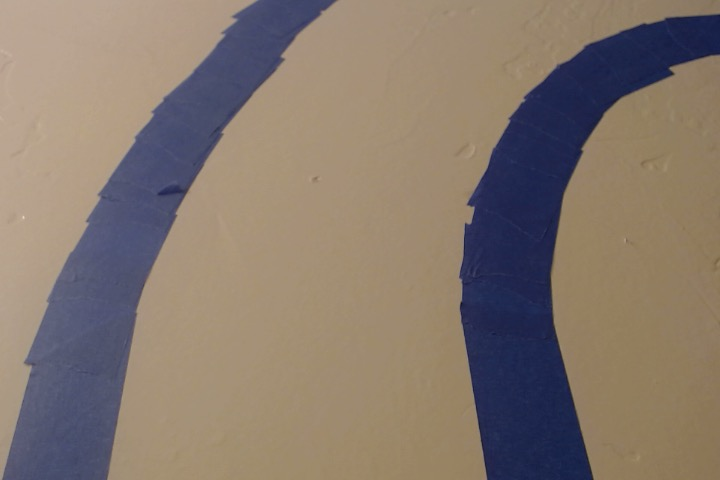
#> input picture lanedetect/testCurveLane2.jpg, 720 x 480 px; its folder holds only this picture in this run
$ python -i detect.py   (imports and definitions only)   (older library calls are emulated)
#> lines starting #> are read from the running program, lines starting #| are printed output that depends on the picture; after the words box and inside, x2 and y2 are one past the last pixel; in counts of white or black regions, pixels touching at a corner belong together; long printed decimals are rounded
import numpy as np
import pandas as pd
import math
import os
import matplotlib.pyplot as plt
import cv2

# %matplotlib inline


def filter(img, s_thresh=(100, 255), sx_thresh=(15, 255)):
    '''
    An HSV filter that filters out the color blue from the input image and
    returns a black and white image.

    :param img: A source image that will be filtered

    :return np.ndarray: An image containing the filtered color only
    '''
    # [22 lines of commented-out code are left out]
    hsv = cv2.cvtColor(img, cv2.COLOR_RGB2HSV)

    # define range of blue color in HSV
    lower_blue = np.array([100,0,0])
    upper_blue = np.array([130,255,255])

    # Threshold the HSV image to get only blue colors
    mask = cv2.inRange(hsv, lower_blue, upper_blue)

    # Bitwise-AND mask and original image
    res = cv2.bitwise_and(img, img, mask = mask)
    _, res = cv2.threshold(res, 0, 255, cv2.THRESH_BINARY)
    return res[:,:,0]


def perspective_warp(img, dst_size=(720, 480),
                     src=np.float32([(0,0.4),(1,0.4),(0.1,1),(.9,1)]),
                     dst=np.float32([(0, 0), (1, 0), (0, 1), (1, 1)])):

    # src: (x,y) -> TopLeft, TopRight, BottomLeft, BottomRight
    img_size = np.float32([(img.shape[1], img.shape[0])])
    src = src * img_size
    dst = dst * np.float32(dst_size)
    # Given src and dst points, calculate the perspective transform matrix
    M = cv2.getPerspectiveTransform(src, dst)
    # Warp the image usingx warpPerspective()
    warped = cv2.warpPerspective(img, M, dst_size)
    return warped


def inv_perspective_warp(img,
                         dst_size=(720, 480),
                         src=np.float32([(0, 0), (1, 0), (0, 1), (1, 1)]),
                         dst=np.float32([(0,0.4),(1,0.4),(0.1,1),(.9,1)])):
    img_size = np.float32([(img.shape[1], img.shape[0])])
    src = src * img_size
    dst = dst * np.float32(dst_size)
    # Given src and dst points, calculate the perspective transform matrix
    M = cv2.getPerspectiveTransform(src, dst)
    # Warp the image using warpPerspective()
    warped = cv2.warpPerspective(img, M, dst_size)
    return warped


def get_hist(img):
    '''
    A method that returns a sum of pixels along the x axis of an image

    :param img: An image that will be used to find pixels

    :return list: A list containing the values along the x axis
    '''
    hist = np.sum(img[img.shape[0]//2:, :], axis=0)
    return hist


left_a, left_b, left_c = [], [], []
right_a, right_b, right_c = [], [], []


def sliding_window(img, nwindows=9, margin=150, minpix=1, draw_windows=True):
    global left_a, left_b, left_c, right_a, right_b, right_c
    left_fit_ = np.empty(3)
    right_fit_ = np.empty(3)
    out_img = np.dstack((img, img, img))*255

    histogram = get_hist(img)
    # find peaks of left and right halves
    midpoint = int(histogram.shape[0]/2)
    leftx_base = np.argmax(histogram[:midpoint])
    rightx_base = np.argmax(histogram[midpoint:]) + midpoint
    # Set height of windows
    window_height = np.int(img.shape[0]/nwindows)
    # Identify the x and y positions of all nonzero pixels in the image
    nonzero = img.nonzero()
    nonzeroy = np.array(nonzero[0])
    nonzerox = np.array(nonzero[1])
    # Current positions to be updated for each window
    leftx_current = leftx_base
    rightx_current = rightx_base
    # Create empty lists to receive left and right lane pixel indices
    left_lane_inds = []
    right_lane_inds = []

    # Step through the windows one by one
    for window in range(nwindows):
        # Identify window boundaries in x and y (and right and left)
        win_y_low = img.shape[0] - (window+1)*window_height
        win_y_high = img.shape[0] - window*window_height
        win_xleft_low = leftx_current - margin
        win_xleft_high = leftx_current + margin
        win_xright_low = rightx_current - margin
        win_xright_high = rightx_current + margin
        # Draw the windows on the visualization image
        if draw_windows == True:
            cv2.rectangle(out_img, (win_xleft_low, win_y_low), (win_xleft_high, win_y_high),
            (100, 255, 255), 3)
            cv2.rectangle(out_img, (win_xright_low, win_y_low), (win_xright_high, win_y_high),
            (100, 255, 255), 3)
        # Identify the nonzero pixels in x and y within the window
        good_left_inds = ((nonzeroy >= win_y_low) & (nonzeroy < win_y_high) &
        (nonzerox >= win_xleft_low) & (nonzerox < win_xleft_high)).nonzero()[0]
        good_right_inds = ((nonzeroy >= win_y_low) & (nonzeroy < win_y_high) &
        (nonzerox >= win_xright_low) & (nonzerox < win_xright_high)).nonzero()[0]
        # Append these indices to the lists
        left_lane_inds.append(good_left_inds)
        right_lane_inds.append(good_right_inds)
        # If you found > minpix pixels, recenter next window on their mean position
        if len(good_left_inds) > minpix:
            leftx_current = np.int(np.mean(nonzerox[good_left_inds]))
        if len(good_right_inds) > minpix:
            rightx_current = np.int(np.mean(nonzerox[good_right_inds]))
# [11 lines of commented-out code are left out]
    left_lane_inds = np.concatenate(left_lane_inds)
    right_lane_inds = np.concatenate(right_lane_inds)

    # Extract left and right line pixel positions
    leftx = nonzerox[left_lane_inds]
    lefty = nonzeroy[left_lane_inds]
    rightx = nonzerox[right_lane_inds]
    righty = nonzeroy[right_lane_inds]

    # Fit a second order polynomial to each
    left_fit = np.polyfit(lefty, leftx, 2)
    right_fit = np.polyfit(righty, rightx, 2)


    left_a.append(left_fit[0])
    left_b.append(left_fit[1])
    left_c.append(left_fit[2])

    right_a.append(right_fit[0])
    right_b.append(right_fit[1])
    right_c.append(right_fit[2])

    left_fit_[0] = np.mean(left_a[-10:])
    left_fit_[1] = np.mean(left_b[-10:])
    left_fit_[2] = np.mean(left_c[-10:])
    right_fit_[0] = np.mean(right_a[-10:])
    right_fit_[1] = np.mean(right_b[-10:])
    right_fit_[2] = np.mean(right_c[-10:])
    # Generate x and y values for plotting
    ploty = np.linspace(0, img.shape[0]-1, img.shape[0] )
    left_fitx = left_fit_[0]*ploty**2 + left_fit_[1]*ploty + left_fit_[2]
    right_fitx = right_fit_[0]*ploty**2 + right_fit_[1]*ploty + right_fit_[2]


    out_img[nonzeroy[left_lane_inds], nonzerox[left_lane_inds]] = [255, 0, 100]
    out_img[nonzeroy[right_lane_inds], nonzerox[right_lane_inds]] = [0, 100, 255]

    return out_img, (left_fitx, right_fitx), (left_fit_, right_fit_), ploty


def get_curve(img, leftx, rightx):
    # array from 0-479
    ploty = np.linspace(0, img.shape[0]-1, img.shape[0])

    # [6 lines of commented-out code are left out]
    y_eval = np.max(ploty)
    # ym_per_pix = 30.5/720  # meters per pixel in y dimension
    # xm_per_pix = 3.7/720  # meters per pixel in x dimension
    ym_per_pix = 19/250  # meters per pixel in y dimension
    xm_per_pix = 28.7/720  # meters per pixel in x dimension


    # Fit new polynomials to x,y in world space
    left_fit_cr = np.polyfit(ploty*ym_per_pix, leftx*xm_per_pix, 2)
    right_fit_cr = np.polyfit(ploty*ym_per_pix, rightx*xm_per_pix, 2)
    print(left_fit_cr)


    left_fitx = left_fit_cr[0]*ploty**2 + left_fit_cr[1]*ploty + left_fit_cr[2]

    # [4 lines of commented-out code are left out]

    print(leftx[0])
    x1, y1 = 0, 0
    x2, y2 = 480, leftx[0] - leftx[-1]

    olen = x2 - x1
    alen = y2 - y1
    hlen = math.sqrt((olen**2)+(alen**2))
    theta = math.asin(olen/hlen)
    print(olen, alen, hlen)
    print("THETA: " + str(math.degrees(theta)))

    # [38 lines of commented-out code are left out]
    left_curverad = ((1 + (2*left_fit_cr[0]*y_eval*ym_per_pix + left_fit_cr[1])**2)**1.5) / np.absolute(2*left_fit_cr[0])
    right_curverad = ((1 + (2*right_fit_cr[0]*y_eval*ym_per_pix + right_fit_cr[1])**2)**1.5) / np.absolute(2*right_fit_cr[0])

    car_pos = img.shape[1]/2
    l_fit_x_int = left_fit_cr[0]*img.shape[0]**2 + left_fit_cr[1]*img.shape[0] + left_fit_cr[2]
    r_fit_x_int = right_fit_cr[0]*img.shape[0]**2 + right_fit_cr[1]*img.shape[0] + right_fit_cr[2]


    lane_center_position = (r_fit_x_int + l_fit_x_int) / 2
    center = (car_pos - lane_center_position) * xm_per_pix / 10
    # print(l_fit_x_int, r_fit_x_int, car_pos - lane_center_position * xm_per_pix)
    # Now our radius of curvature is in meters
    return (left_curverad, right_curverad, center), theta


def draw_lanes(img, left_fit, right_fit):
    ploty = np.linspace(0, img.shape[0]-1, img.shape[0])
    color_img = np.zeros_like(img)
    left = np.array([np.transpose(np.vstack([left_fit, ploty]))])
    right = np.array([np.flipud(np.transpose(np.vstack([right_fit, ploty])))])
    points = np.hstack((left, right))

    cv2.fillPoly(color_img, np.int_(points), (0, 200, 255))
    inv_perspective = inv_perspective_warp(color_img)
    inv_perspective = cv2.addWeighted(img, 1, inv_perspective, 0.7, 0)
    return inv_perspective


def vid_pipeline(img):
    global running_avg
    global index
    img_ = filter(img)
    img_ = perspective_warp(img_)
    out_img, curves, lanes, ploty = sliding_window(img_, draw_windows=False)
    curverad, theta = get_curve(img, curves[0], curves[1])
    lane_curve = np.mean([curverad[0], curverad[1]])
    img = draw_lanes(img, curves[0], curves[1])

    font = cv2.FONT_HERSHEY_SIMPLEX
    fontColor = (0, 0, 0)
    fontSize = 0.5
    # cv2.putText(img, 'Lane Curvature: {:.0f} cm'.format(lane_curve), (250, 350), font, fontSize, fontColor, 2)
    cv2.putText(img, 'Vehicle offset: {:.4f} cm'.format(curverad[2]), (250, 400), font, fontSize, fontColor, 2)
    cv2.putText(img, 'Theta: {:.4f} degrees'.format(90-math.degrees(theta)), (250, 450), font, fontSize, fontColor, 2)
    return img


def img_pipeline(img):
    pass


# [67 lines of commented-out code are left out]

>>> import cv2
>>> picture = cv2.cvtColor(cv2.imread('testCurveLane2.jpg'), cv2.COLOR_BGR2RGB)
>>> result = vid_pipeline(picture)
#> in filter, `mask = cv2.inRange(hsv, lower_blue, upper_blue)`:
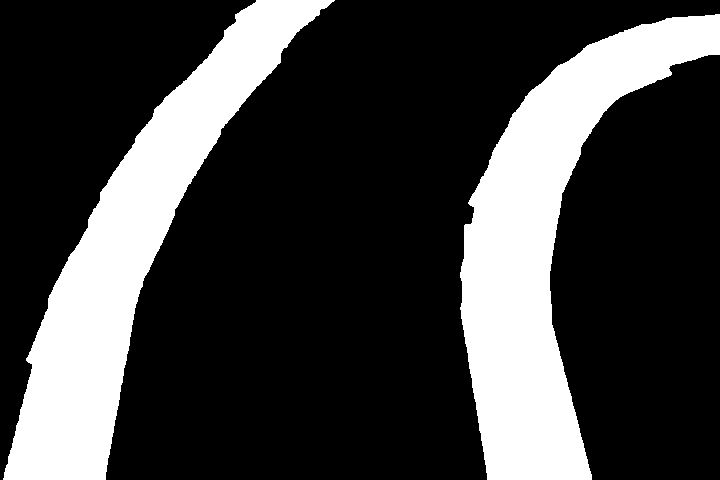
#> mask: shape (480, 720); 24.9% white; 2 white regions, box (x1, y1, x2, y2) and area: (460, 14, 720, 480) 44294, (3, 0, 335, 480) 41730
#> in filter, `res = cv2.bitwise_and(img, img, mask = mask)`:
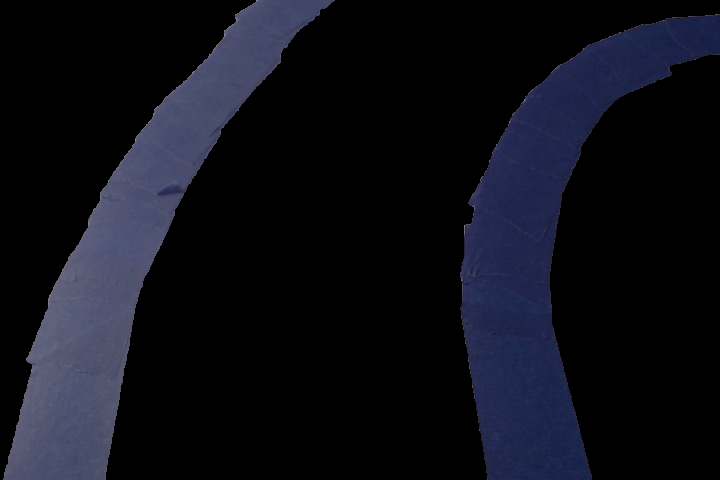
#> res: shape (480, 720, 3); mean R, G, B 13.7, 15, 23.3
#> in perspective_warp, `src = src * img_size`: src = [[0, 192], [720, 192], [72, 480], [648, 480]]
#> in perspective_warp, `dst = dst * np.float32(dst_size)`: dst = [[0, 0], [720, 0], [0, 480], [720, 480]]
#> in perspective_warp, `M = cv2.getPerspectiveTransform(src, dst)`: M = [[0.882, -0.221, 42.35], [7.89e-17, 1.18, -225.9], [0, -0.000613, 1]]
#> in sliding_window, `out_img = np.dstack((img, img, img))*255`:
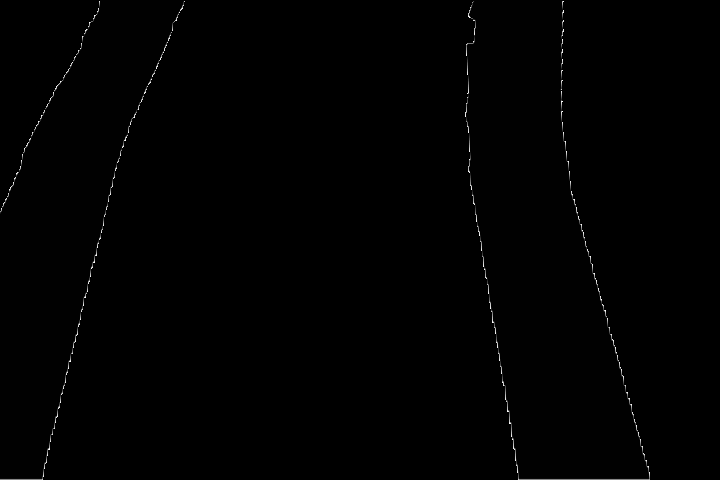
#> out_img: shape (480, 720, 3); min 0, max 255, mean 1.2
#> in get_hist, `hist = np.sum(img[img.shape[0]//2:, :], axis=0)`: hist = 720 values, max 61057 at index 0, min 0 at index 99, mean 15921.4
#> in sliding_window, `histogram = get_hist(img)`: histogram has the same summary as hist in get_hist
#> in sliding_window, `leftx_base = np.argmax(histogram[:midpoint])`: leftx_base = 0
#> in sliding_window, `rightx_base = np.argmax(histogram[midpoint:]) + midpoint`: rightx_base = 519
#> in sliding_window, `nonzero = img.nonzero()`: nonzero = 91356 positions, rows 0 to 479, columns 0 to 649
#> in sliding_window, `leftx_current = leftx_base`: leftx_current = 0
#> in sliding_window, `rightx_current = rightx_base`: rightx_current = 519
#> the loop in sliding_window, `for window in range(nwindows):` made 9 passes
#> (win_xleft_low, win_xleft_high, win_xright_low, win_xright_high, leftx_current, rightx_current) on passes 1 to 8: (-150, 150, 369, 669, 23, 578), (-127, 173, 428, 728, 30, 567), (-120, 180, 417, 717, 36, 555), (-114, 186, 405, 705, 42, 543), (-108, 192, 393, 693, 49, 532), (-101, 199, 382, 682, 60, 521), (-90, 210, 371, 671, 78, 515), (-72, 228, 365, 665, 104, 514)
#> after the loop in sliding_window, `for window in range(nwindows):`: left_lane_inds = 9 items
#> in sliding_window, `left_fit = np.polyfit(lefty, leftx, 2)`: left_fit = [0.000638, -0.541, 143.1]
#> in sliding_window, `right_fit = np.polyfit(righty, rightx, 2)`: right_fit = [0.000332, 0.000528, 512.7]
#> in sliding_window, `out_img[nonzeroy[right_lane_inds], nonzerox[right_lane_inds]] = [0, 10..`:
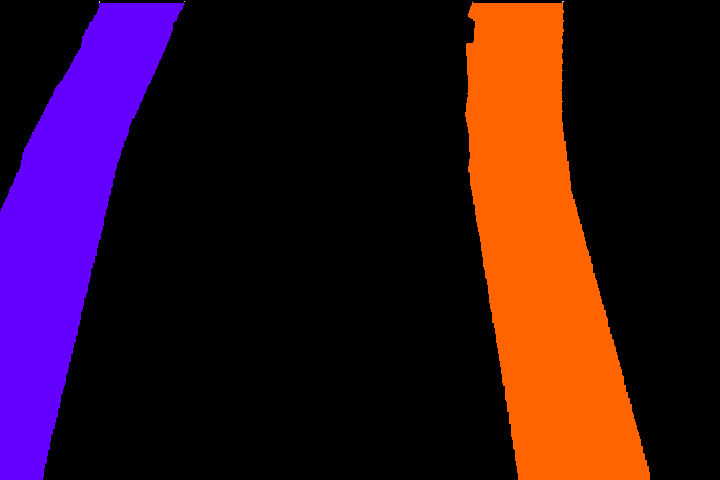
#> out_img: shape (480, 720, 3); mean of channels 0, 1, 2 29, 14.9, 49.4; drawn as B, G, R
#> in vid_pipeline, `out_img, curves, lanes, ploty = sliding_window(img_, draw_windows=False)`: lanes = ([0.000638, -0.541, 143.1], [0.000332, 0.000528, 512.7]); ploty = 480 values from 0 to 479
#> in get_curve, `left_fit_cr = np.polyfit(ploty*ym_per_pix, leftx*xm_per_pix, 2)`: left_fit_cr = [0.0044, -0.284, 5.7]
#> in get_curve, `right_fit_cr = np.polyfit(ploty*ym_per_pix, rightx*xm_per_pix, 2)`: right_fit_cr = [0.00229, 0.000277, 20.44]
#| [ 4.40427512e-03 -2.83985168e-01  5.70431423e+00]
#> in get_curve, `left_fitx = left_fit_cr[0]*ploty**2 + left_fit_cr[1]*ploty + left_fit_..`: left_fitx = 480 values, max 880.2 at index 479, min 1.13 at index 32, mean 274.9
#| 143.105
#> in get_curve, `x2, y2 = 480, leftx[0] - leftx[-1]`: x2 = 480; y2 = 112.9
#> in get_curve, `olen = x2 - x1`: olen = 480
#> in get_curve, `alen = y2 - y1`: alen = 112.9
#> in get_curve, `hlen = math.sqrt((olen**2)+(alen**2))`: hlen = 493.1
#> in get_curve, `theta = math.asin(olen/hlen)`: theta = 1.34
#| 480 112.928 493.105
#| THETA: 76.761
#> in get_curve, `left_curverad = ((1 + (2*left_fit_cr[0]*y_eval*ym_per_pix + left_fit_c..`: left_curverad = 113.8
#> in get_curve, `right_curverad = ((1 + (2*right_fit_cr[0]*y_eval*ym_per_pix + right_fi..`: right_curverad = 227.2
#> in get_curve, `l_fit_x_int = left_fit_cr[0]*img.shape[0]**2 + left_fit_cr[1]*img.shap..`: l_fit_x_int = 884.1
#> in get_curve, `r_fit_x_int = right_fit_cr[0]*img.shape[0]**2 + right_fit_cr[1]*img.sh..`: r_fit_x_int = 549.1
#> in get_curve, `lane_center_position = (r_fit_x_int + l_fit_x_int) / 2`: lane_center_position = 716.6
#> in get_curve, `center = (car_pos - lane_center_position) * xm_per_pix / 10`: center = -1.42
#> in vid_pipeline, `curverad, theta = get_curve(img, curves[0], curves[1])`: curverad = (113.8, 227.2, -1.42); theta = 1.34
#> in vid_pipeline, `lane_curve = np.mean([curverad[0], curverad[1]])`: lane_curve = 170.5
#> in draw_lanes, `left = np.array([np.transpose(np.vstack([left_fit, ploty]))])`: left = 480 pairs, first value 28.26 to 143.1, second value 0 to 479
#> in draw_lanes, `right = np.array([np.flipud(np.transpose(np.vstack([right_fit, ploty])..`: right = 480 pairs, first value 512.7 to 589.2, second value 0 to 479
#> in draw_lanes, `points = np.hstack((left, right))`: points = 960 pairs, first value 28.26 to 589.2, second value 0 to 479
#> in draw_lanes, `cv2.fillPoly(color_img, np.int_(points), (0, 200, 255))`:
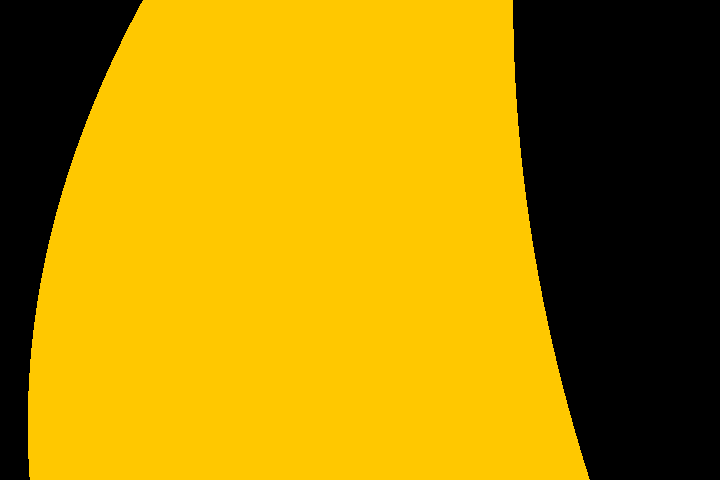
#> color_img: shape (480, 720, 3); mean of channels 0, 1, 2 0, 132.5, 168.9; drawn as B, G, R
#> in inv_perspective_warp, `src = src * img_size`: src = [[0, 0], [720, 0], [0, 480], [720, 480]]
#> in inv_perspective_warp, `dst = dst * np.float32(dst_size)`: dst = [[0, 192], [720, 192], [72, 480], [648, 480]]
#> in inv_perspective_warp, `M = cv2.getPerspectiveTransform(src, dst)`: M = [[1, 0.188, 0], [0, 0.85, 192], [0, 0.000521, 1]]
#> in draw_lanes, `inv_perspective = cv2.addWeighted(img, 1, inv_perspective, 0.7, 0)`:
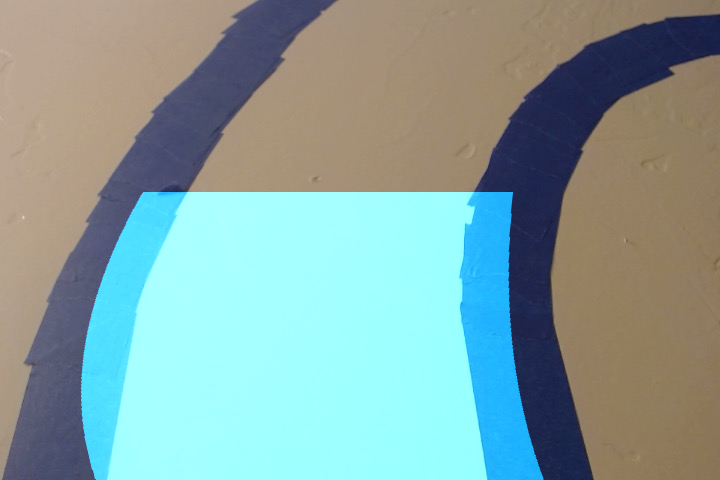
#> inv_perspective: shape (480, 720, 3); mean R, G, B 134, 162, 160.1
#> in vid_pipeline, `font = cv2.FONT_HERSHEY_SIMPLEX`: font = 0
#> in vid_pipeline, `cv2.putText(img, 'Theta: {:.4f} degrees'.format(90-math.degrees(theta)..`:
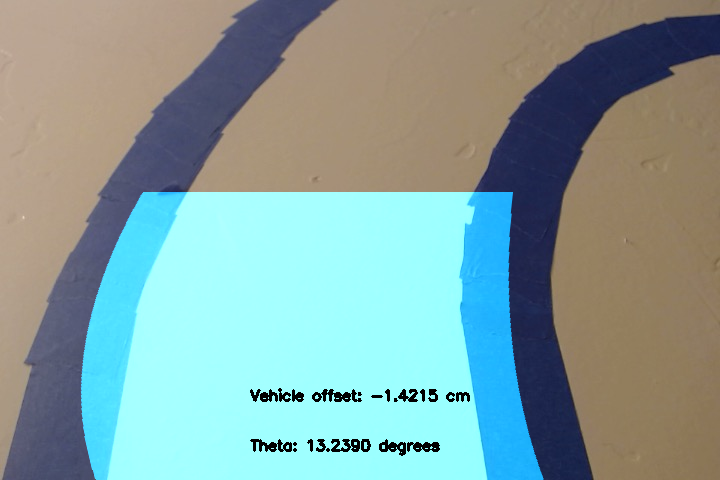
#> img: shape (480, 720, 3); mean R, G, B 132.8, 160.1, 158.3
